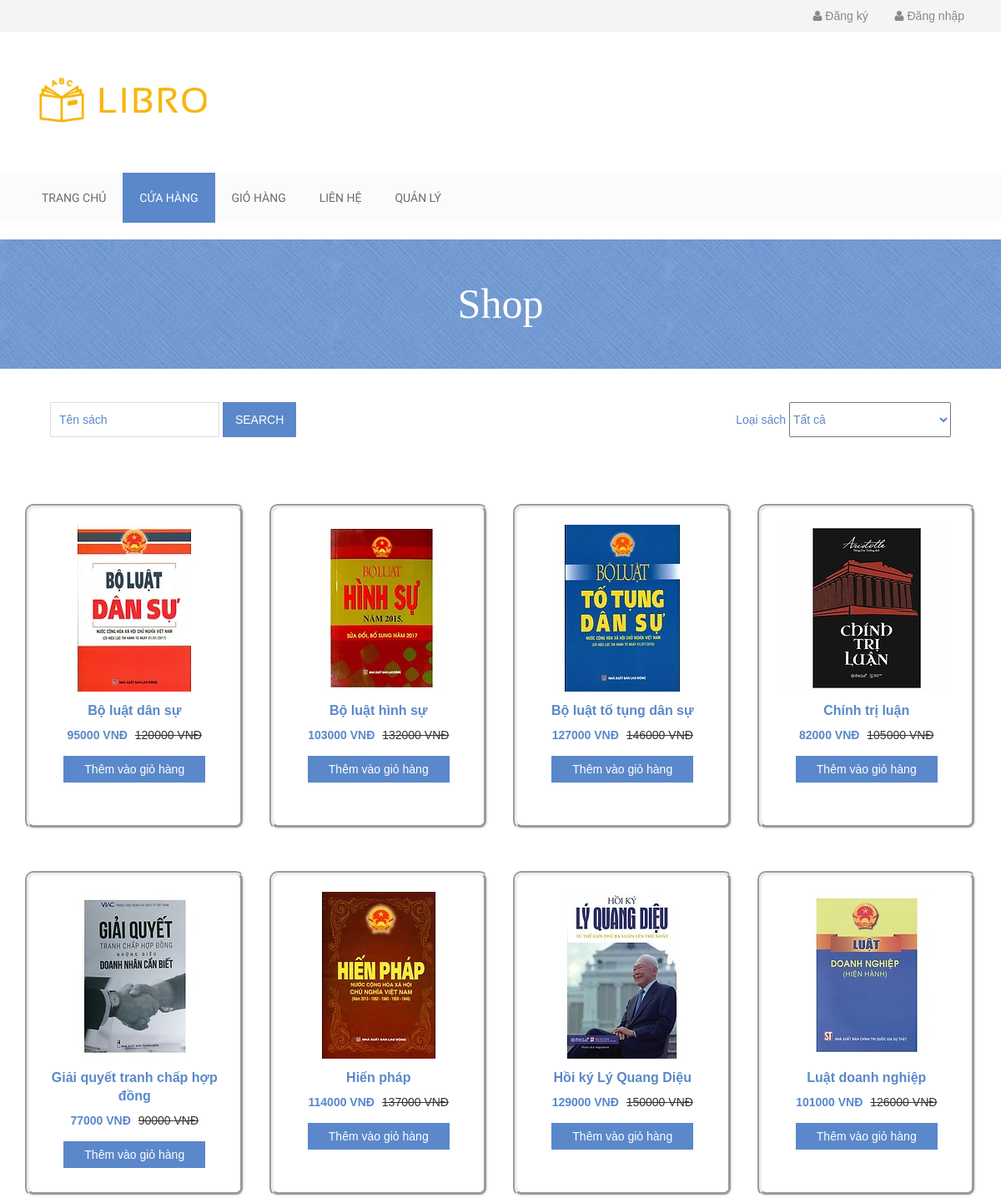
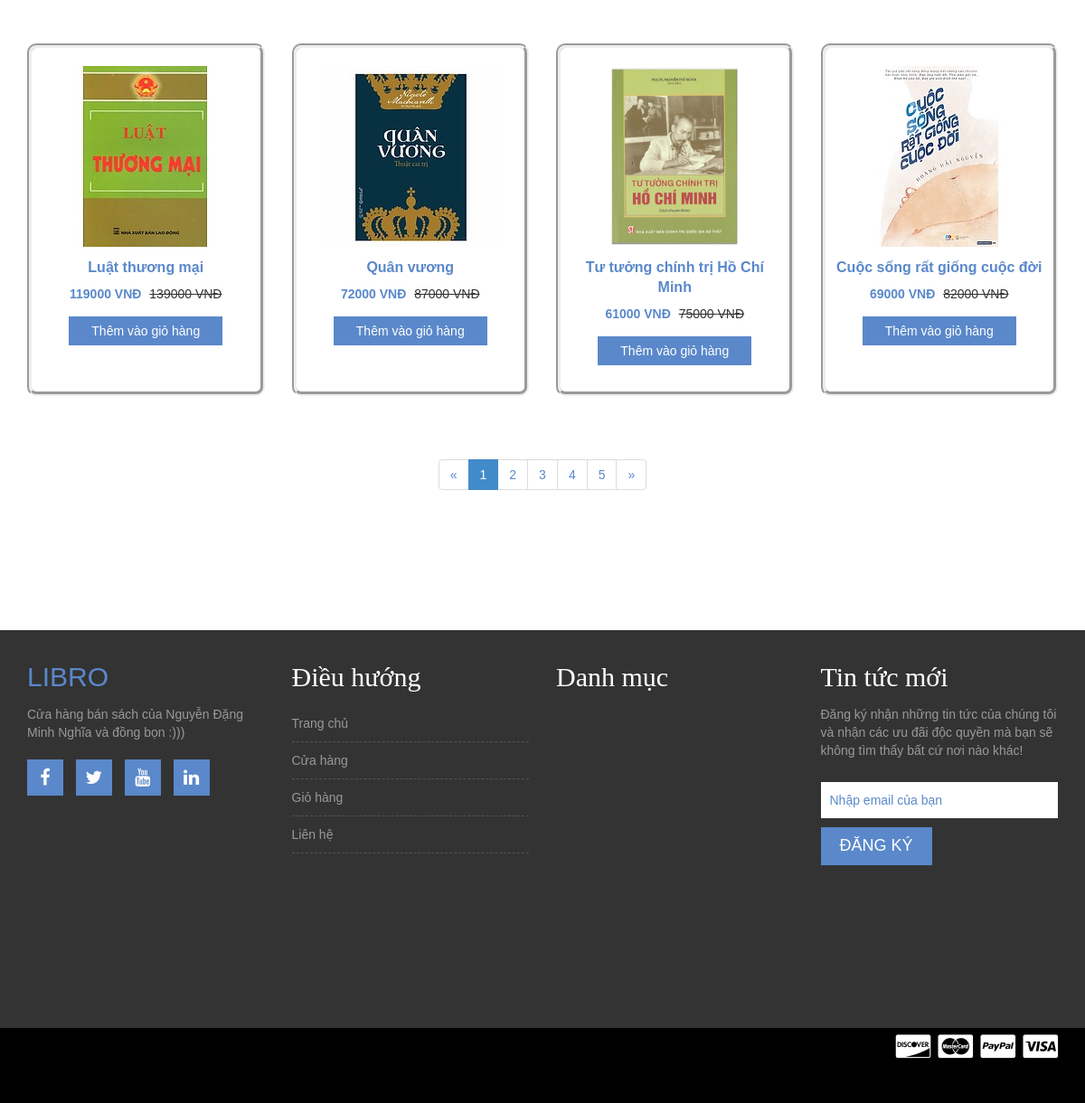
The app's page /?page=shop&num=1 with its own data (2 pictures, top to bottom).
### tables this page shows
CREATE TABLE `products` (
  `id` bigint(10) NOT NULL,
  `name` varchar(500) NOT NULL,
  `category` bigint(10) NOT NULL,
  `price` int(11) NOT NULL,
  `sale` float NOT NULL,
  `imageLink` varchar(500) NOT NULL
);

### index.php (called while the page is built, shortened)
<?php
    require_once SITE_ROOT."/Controller/DirectController.php";
?>

### Config/DBCon.php (called while the page is built, shortened)
<?php
  class DBConnection {
    private $db;
    public function __construct() {
      $host = 'localhost';
      $port = '3306';
      $username = 'root';
      $password = '';
      $dbname = 'libro';
      $this->db = new mysqli($host, $username, $password, $dbname, $port);
      $this->db->set_charset("utf8");
    }
    protected function runQuery(string $sql) {
		  return	$result = $this->db->query($sql);
    }
  }
?>

### Services/ShopServices.php (called while the page is built, shortened)
<?php
require_once SITE_ROOT."/Dao/ProductsDao.php";
class ShopServices
{
	private $productDao;
	public function __construct() {
		$this->productDao = new ProductsDao();
    }
    public function getAllProducts()
    {
        return $this->productDao->getAllProducts();
    }
    public function getNumberPageProducts()
    {
        $list = $this->productDao->getAllProducts();
        if (count($list)%12 == 0) return round(count($list)/12);
        else return round(count($list)/12)+1;
    }
}
?>

### Dao/ProductsDao.php (called while the page is built, shortened)
<?php
require_once SITE_ROOT."/Config/DBCon.php";
require_once SITE_ROOT."/Entity/Products.php";
class ProductsDao extends DBConnection
{
    public function getAllProducts()
    {
        $result = $this->runQuery("SELECT *	FROM products");
        $ProductsList = array();
        while ($row = $result->fetch_assoc())
        {
            $Products = new Products(
                $row['id'],
                $row['name'],
                $row['category'],
                $row['price'],
                $row['sale'],
                $row['imageLink'],
                $row['selledAmount'],
                $row['viewedAmount']
            );
            array_push($ProductsList, $Products);
        }
        return $ProductsList;
    }
}
?>

### Model/ProductModel.php (called while the page is built, shortened)
<?php
class ProductModel
{
	public function getProductByNumberList($num, $productList)
	{
		$newList = array();
		for ($i = $num*12-12; $i <= $num*12-1; $i++)
		{
			array_push($newList, $productList[$i]);
		}
		return $newList;
	}
	public function get5NumberList($num, $totalNum)
	{
		$list = array();
		if ($num == 1 || $num == 2)
		{
			array_push($list, 1);
			array_push($list, 2);
			array_push($list, 3);
			array_push($list, 4);
			array_push($list, 5);
		}
		return $list;
	}
}
?>

### Entity/Products.php (called while the page is built, shortened)
<?php
class Products
{
    private $id;
    private $name;
    private $price;
    private $sale;
    private $imageLink;
    public function __construct( $Id, $Name, $Category, $Price, $Sale, $ImageLink, $SelledAmount, $ViewedAmount)
    {
    $this->id = $Id;
    $this->name = $Name;
    $this->price = $Price;
    $this->sale = $Sale;
    $this->imageLink = $ImageLink;
    }
    public function getId()
    {
    return $this->id;
    }
    public function getName()
    {
    return $this->name;
    }
    public function getPrice()
    {
    return $this->price;
    }
    public function getSale()
    {
    return $this->sale;
    }
    public function getImageLink()
    {
    return $this->imageLink;
    }
}
?>

### View/shop.php (the view, shortened to what this page needs)
<!DOCTYPE html>
<html lang="en">
  <head>
    <?php
        require_once SITE_ROOT."/View/Layout/loaded_css.php";
    ?>
  </head>
  <body>
    <?php
        require_once SITE_ROOT."/View/Layout/header.php";
    ?>
    <?php
        require_once SITE_ROOT."/View/Layout/logo.php";
    ?>
    <?php
        require_once SITE_ROOT."/View/Layout/navbar.php";
    ?>
    <div class="product-big-title-area">
        <div class="container">
            <div class="row">
                <div class="col-md-12">
                    <div class="product-bit-title text-center">
                        <h2>Shop</h2>
                    </div>
                </div>
            </div>
        </div>
    </div>
    <div  style="margin:40px 0px 0px 60px">
        <input type="text" placeholder="Tên sách">
        <input type="submit" value="Search">
    <div style="float: right">
    <span style="color:#5a88ca;">Loại sách</span>
     <select name='name' style="height: 42px; margin-right:60px; color:#5a88ca">
    <?php
        echo '<option value="Tất cả">Tất cả</option>';
    ?>
    </select><br>
    </div>
    </div>
    <div class="single-product-area">
        <div class="container">
            <div class="row">
                <?php
                    for ($i = 0; $i < count($listShop); $i++)
                    {
                ?>
                <div class="col-md-3 col-sm-6">
                    <div class="single-shop-product" style="border: 5px groove; border-radius: 10px; text-align: center; vertical-align: middle; padding-top: 20px; padding-bottom: 20px; padding-left: 10px; padding-right: 10px; max-width:300px; min-height: 390px;">
                        <a href="?page=single-product&id=<?php echo $listShop[$i]->getId(); ?>">
                            <div class="product-upper">
                                <img src="<?php echo $listShop[$i]->getImageLink(); ?>" alt="" style="max-height: 200px; max-width: 200px;">
                            </div>
                            <h2><font size="3.5"><b><?php echo $listShop[$i]->getName(); ?></b></font></h2>
                        </a>
                        <div class="product-carousel-price">
                            <ins><?php echo $listShop[$i]->getSale(); ?> VNĐ</ins> <del><?php echo $listShop[$i]->getPrice(); ?> VNĐ</del>
                        </div>
                        <div class="product-option-shop">
                            <a class="add_to_cart_button" data-quantity="1" data-product_sku="" data-product_id="70" rel="nofollow" href="?page=order&update=<?php echo $listShop[$i]->getId(); ?>" >Thêm vào giỏ hàng</a>
                        </div>
                    </div>
                </div>
                <?php
                    }
                ?>
            </div>
            <?php
                require_once SITE_ROOT."/View/Layout/NumListShop.php";
            ?>
        </div>
    </div>
    <?php
        require_once SITE_ROOT."/View/Layout/footer.php";
    ?>
  </body>
</html>

### View/Layout/NumListShop.php
<div class="row">
                <div class="col-md-12">
                    <div class="product-pagination text-center">
                        <nav>
                          <ul class="pagination">
                            <li>
                              <a href="?page=shop&num=<?php if ($number != 1) echo $number-1; else echo $number; ?>" aria-label="Previous">
                                <span aria-hidden="true">&laquo;</span>
                              </a>
                            </li>
                            <li class="<?php if ($number == $listNum[0]) echo 'active'; ?>"><a href="?page=shop&num=<?php echo $listNum[0]; ?>"><?php echo $listNum[0]; ?></a></li>
                            <li class="<?php if ($number == $listNum[1]) echo 'active'; ?>"><a href="?page=shop&num=<?php echo $listNum[1]; ?>"><?php echo $listNum[1]; ?></a></li>
                            <li class="<?php if ($number == $listNum[2]) echo 'active'; ?>"><a href="?page=shop&num=<?php echo $listNum[2]; ?>"><?php echo $listNum[2]; ?></a></li>
                            <li class="<?php if ($number == $listNum[3]) echo 'active'; ?>"><a href="?page=shop&num=<?php echo $listNum[3]; ?>"><?php echo $listNum[3]; ?></a></li>
                            <li class="<?php if ($number == $listNum[4]) echo 'active'; ?>"><a href="?page=shop&num=<?php echo $listNum[4]; ?>"><?php echo $listNum[4]; ?></a></li>
                            <li>
                              <a href="?page=shop&num=<?php if ($number != $total) echo $number+1; else echo $number; ?>" aria-label="Next">
                                <span aria-hidden="true">&raquo;</span>
                              </a>
                            </li>
                          </ul>
                        </nav>
                    </div>
                </div>
            </div>

### View/Resource/css/style.css (style rules this page uses)
img { max-width: 100%; height: auto; }
h1, h2, h3, h4, h5, h6 { margin: 0 0 15px; }
body { font-family:Arial, Helvetica, sans-serif; }
.product-carousel-price ins { color: #5a88ca; font-weight: 700; margin-right: 5px; text-decoration: none; }
a { color: #5a88ca }
.product-big-title-area { background: url(img/crossword.png) repeat scroll 0 0 #5a88ca }
.product-bit-title h2 { font-family: raleway; font-size: 50px; font-weight: 200; margin: 0; padding: 50px 0;color: #fff; }
.single-product-area { padding: 80px 0 130px; }
input[type="text"], input[type="password"], input[type="email"], textarea { border: 1px solid #ddd; padding: 10px; }
input[type="submit"], button[type=submit] { background: none repeat scroll 0 0 #5a88ca; border: medium none; color: #fff; padding: 11px 20px; text-transform: uppercase; }
.add_to_cart_button { background: none repeat scroll 0 0 #5a88ca; border: medium none; color: #fff; padding: 6px 25px;display: inline-block }
.single-shop-product h2 { font-size: 20px; margin: 10px 0; }
.product-option-shop { margin-top: 15px; }
.single-shop-product { margin-bottom: 50px }
.pagination > li > a, .pagination > li > span { color: #5a88ca; }
input::placeholder { color: #5a88ca; }

### View/Resource/css/responsive.css (style rules this page uses)
@media only screen and (min-width: 992px) and (max-width: 1280px) { input[type="submit"], button[type="submit"] { padding: 11px 15px; } }

### records on screen
products: imageLink (picture), name "Bộ luật dân sự", sale "95000", price "120000"
products: imageLink (picture), name "Bộ luật hình sự", sale "103000", price "132000"
products: imageLink (picture), name "Bộ luật tố tụng dân sự", sale "127000", price "146000"
products: imageLink (picture), name "Chính trị luận", sale "82000", price "105000"
products: imageLink (picture), name "Giải quyết tranh chấp hợp đồng", sale "77000", price "90000", category "1", viewedAmount "3", id "5"
products: imageLink (picture), name "Hiến pháp", sale "114000", price "137000"
products: imageLink (picture), name "Hồi ký Lý Quang Diệu", sale "129000", price "150000"
products: imageLink (picture), name "Luật doanh nghiệp", sale "101000", price "126000"
products: imageLink (picture), name "Luật thương mại", sale "119000", price "139000"
products: imageLink (picture), name "Quân vương", sale "72000", price "87000"
products: imageLink (picture), name "Tư tưởng chính trị Hồ Chí Minh", sale "61000", price "75000"
products: imageLink (picture), name "Cuộc sống rất giống cuộc đời", sale "69000", price "82000"

### other values on screen
$listNum[1] "2"
$listNum[3] "4"
